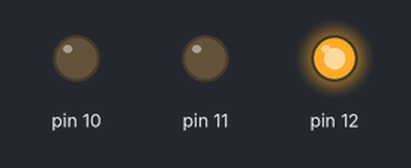
The sketch below on a simulated Arduino Uno, built with avr-gcc and run on an emulated ATmega328P. Shown: output pins drawn as LEDs (lit = HIGH).

Above: at 0.5 s.
At 1.5 s:
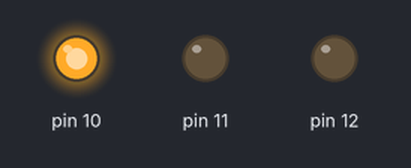
At 5.5 s:
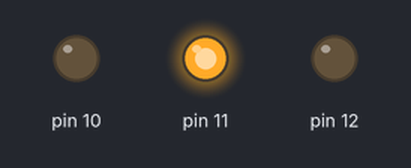
Timing chart, 0 to 6.9 s (numbered marks = the images above):
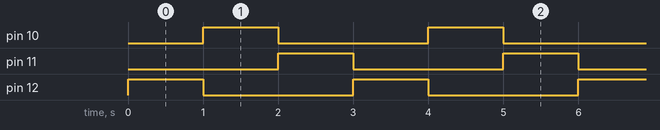

Measured:
- by itself, pin 10–12: alternates HIGH for 1.0 s and LOW for 2.0 s
- by itself, everything shown: repeats every 3.0 s, in 4 steps

The sketch:

sketch_nov26a.ino
```cpp
void setup() {
pinMode (12,OUTPUT);
pinMode (11,OUTPUT);
pinMode (10,OUTPUT);

}

void loop() {
  digitalWrite (12, HIGH);
  delay(1000);

   digitalWrite (10, HIGH);
   digitalWrite (12, LOW);
   delay(1000);

   digitalWrite (11, HIGH);
   digitalWrite (10, LOW);
   delay(1000);

   digitalWrite (11, LOW);


//
}
```
